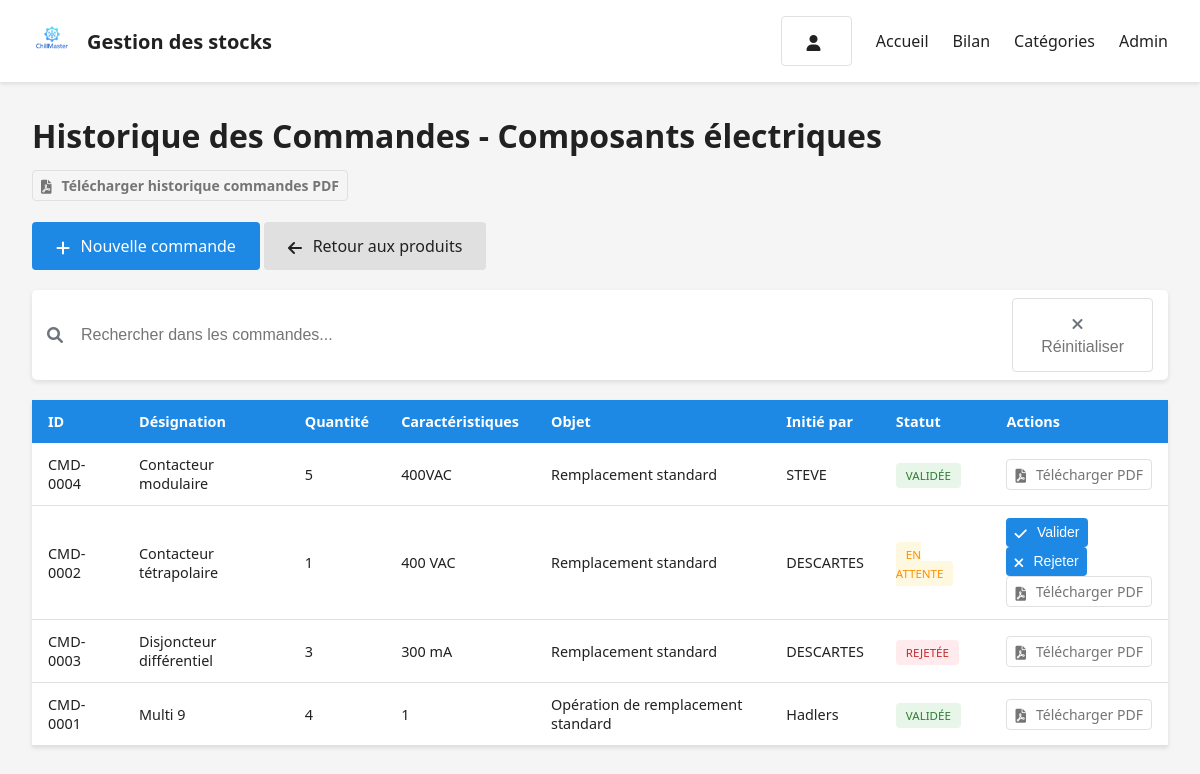
/stock/categorie/1/commandes/historique/, run on the app's committed database.
### stockapp/models.py (models this page shows, shortened)
class Categorie(models.Model):
    nom = models.CharField(max_length=100)
    description = models.TextField(blank=True)
    icone = models.CharField(max_length=50, default='fa-box')  # Pour les icônes FontAwesome
    '''def save(self, *args, **kwargs):
        # S'assure que les catégories existent lors du premier accès
        if not Categorie.objects.exists():
            Categorie.creer_categories_par_defaut()
        super().save(*args, **kwargs)'''

class Commande(models.Model):
    EN_ATTENTE = 'attente'
    VALIDEE = 'validee'
    REJETEE = 'rejetee'
    STATUS_CHOICES = [
        (EN_ATTENTE, 'En attente'),
        (VALIDEE, 'Validée'),
        (REJETEE, 'Rejetée'),
    ]
    categorie = models.ForeignKey(Categorie, on_delete=models.CASCADE)
    designation = models.CharField(max_length=200)
    caracteristiques = models.TextField()
    quantite = models.IntegerField()
    objet = models.CharField(max_length=200)
    date = models.DateField(auto_now_add=True)
    initie_par = models.CharField(max_length=100)
    status = models.CharField(max_length=10, choices=STATUS_CHOICES, default=EN_ATTENTE)
    created_at = models.DateTimeField(auto_now_add=True)
    '''reference = models.CharField(
        max_length=10,
        unique=True,
        editable=False,
        blank=True  # Permet une valeur vide temporaire
    )'''
    class Meta:
        db_table = 'stockapp_commande'  # Optionnel - pour forcer le nom de table
    '''def save(self, *args, **kwargs):
        if not self.reference:
            # Génère une référence unique jusqu'à en trouver une disponible
            while True:
                new_ref = uuid.uuid4().hex[:8].upper()
                if not Commande.objects.filter(reference=new_ref).exists():
                    self.reference = new_ref
                    break
        super().save(*args, **kwargs)'''

### stockapp/views.py (the view)
def historique_commandes(request, categorie_id):
    categorie = get_object_or_404(Categorie, pk=categorie_id)
    commandes = Commande.objects.filter(categorie=categorie).order_by('-date')
    return render(request, 'stockapp/historique_commandes.html', {
        'categorie': categorie,
        'commandes': commandes,
    })

### stockapp/templates/stockapp/historique_commandes.html (shortened to what this page needs)
{% extends "stockapp/base.html" %}
{% load static %}
{% block content %}
<div class="container">
    <div class="d-flex justify-content-between align-items-center mb-4">
        <h1>Historique des Commandes - {{ categorie.nom }}
            <a href="{% url 'stockapp:historique_commandes_pdf' categorie.id %}"
            class="btn btn-outline-secondary btn-sm"
            target="_blank">
                <i class="fas fa-file-pdf"></i> Télécharger historique commandes PDF
            </a>
        </h1>
        <div>
            <a href="{% url 'stockapp:creer_commande' categorie.id %}" class="btn btn-primary mr-2">
                <i class="fas fa-plus"></i> Nouvelle commande
            </a>
            <a href="{% url 'stockapp:produits_categorie' categorie.id %}" class="btn btn-secondary">
                <i class="fas fa-arrow-left"></i> Retour aux produits
            </a>
        </div>
    </div>
    <div class="search-bar-container mb-4">
        <div class="search-bar">
            <i class="fas fa-search"></i>
            <input type="text" id="command-search" placeholder="Rechercher dans les commandes..." class="form-control">
            <button id="reset-search" class="btn btn-outline-secondary ml-2">
                <i class="fas fa-times"></i> Réinitialiser
            </button>
        </div>
    </div>
    <div class="table-responsive">
        <table class="product-table" id="commands-table">
            <thead>
                <tr>
                    <th>ID</th>
                    <th>Désignation</th>
                    <th>Quantité</th>
                    <th>Caractéristiques</th>
                    <th>Objet</th>
                    <th>Initié par</th>
                    <th>Statut</th>
                    <th>Actions</th>
                </tr>
            </thead>
            <tbody>
                {% for commande in commandes %}
                <tr>
                    <td>CMD-{{ commande.id|stringformat:"04d" }}</td>
                    <td>{{ commande.designation }}</td>
                    <td>{{ commande.quantite }}</td>
                    <td class="multiline-text">{{ commande.caracteristiques|linebreaksbr }}</td>
                    <td>{{ commande.objet }}</td>
                    <td>{{ commande.initie_par }}</td>
                    <td>
                        <span class="status-badge
                            {% if commande.status == 'validee' %}status-success
                            {% elif commande.status == 'rejetee' %}status-danger
                            {% else %}status-warning{% endif %}">
                            {{ commande.get_status_display }}
                        </span>
                    </td>
                    <td>
                        {% if commande.status == commande.EN_ATTENTE %}
                        <div class="btn-group" role="group">
                            <form method="post" action="{% url 'stockapp:valider_commande' commande.id %}">
                                <button type="submit" class="btn btn-sm btn-success" title="Valider">
                                    <i class="fas fa-check"></i> Valider
                                </button>
                            </form>
                            <form method="post" action="{% url 'stockapp:rejeter_commande' commande.id %}">
                                <button type="submit" class="btn btn-sm btn-danger" title="Rejeter">
                                    <i class="fas fa-times"></i> Rejeter
                                </button>
                            </form>
                            <a href="{% url 'stockapp:commande_pdf' commande.id %}" class="btn btn-sm btn-outline-secondary" title="Télécharger PDF" target="_blank" download>
                                <i class="fas fa-file-pdf"></i> Télécharger PDF
                            </a>
                        </div>
                        {% else %}
                        <a href="{% url 'stockapp:commande_pdf' commande.id %}" class="btn btn-sm btn-outline-secondary" title="Télécharger PDF" target="_blank" download>
                            <i class="fas fa-file-pdf"></i> Télécharger PDF
                        </a>
                        {% endif %}
                    </td>
                </tr>
                {% empty %}
                <tr>
                    <td colspan="8" class="text-center">Aucune commande enregistrée</td>
                </tr>
                {% endfor %}
            </tbody>
        </table>
    </div>
</div>
{% endblock %}

### stockapp/static/stockapp/css/style.css (style rules this page uses)
:root { --primary-color: #1e88e5; --primary-dark: #1565c0; --primary-light: #64b5f6; --white: #ffffff; --light-gray: #f5f5f5; --medium-gray: #e0e0e0; --dark-gray: #757575; --black: #212121; --danger: #e53935; --warning: #ffb300; --success: #43a047; }
body { font-family: 'Segoe UI', Tahoma, Geneva, Verdana, sans-serif; margin: 0; padding: 0; background-color: var(--light-gray); color: var(--black); }
.container { max-width: 1200px; margin: 2rem auto; padding: 0 2rem; }
.btn { padding: 0.75rem 1.5rem; font-size: 1rem; line-height: 1.5; border-radius: 4px; border: none; cursor: pointer; text-decoration: none; display: inline-block; background-color: var(--primary-color); color: white; transition: background-color 0.3s ease; }
.btn-outline-secondary { background-color: transparent; color: var(--dark-gray); border: 1px solid var(--medium-gray); }
.btn-sm { padding: 0.35rem 0.75rem; font-size: 0.8rem; }
.btn i { margin-right: 0.4rem; vertical-align: middle; }
.btn-secondary { background-color: var(--medium-gray); color: var(--black); transition: background-color 0.3s ease; }
.product-table { width: 100%; border-collapse: collapse; margin: 1rem 0; font-size: 0.9em; box-shadow: 0 2px 4px rgba(0,0,0,0.1); background-color: var(--white); }
.product-table th { background-color: var(--primary-color); color: white; padding: 0.75rem 1rem; text-align: left; }
.product-table td { padding: 0.75rem 1rem; border-bottom: 1px solid var(--medium-gray); }
.product-table td:nth-child(3) { max-width: 200px; white-space: nowrap; overflow: hidden; text-overflow: ellipsis; }
.status-badge { padding: 5px 10px; border-radius: 4px; font-size: 0.8em; font-weight: 500; text-transform: uppercase; }
.status-badge.status-danger { background-color: #ffebee; color: #c62828; }
.status-badge.status-warning { background-color: #fff8e1; color: #ff8f00; }
.status-badge.status-success { background-color: #e8f5e9; color: #2e7d32; }
.form-control { width: 100%; padding: 0.75rem; border: 1px solid #ced4da; border-radius: 4px; font-size: 1rem; line-height: 1.5; transition: border-color 0.15s; box-sizing: border-box; }
input[type="text"], input[type="number"], textarea, select { min-height: 44px; }

### stockapp/templates/stockapp/historique_commandes.html (style rules this page uses)
.search-bar-container { margin: 20px 0; }
.search-bar { display: flex; align-items: center; background: white; border-radius: 5px; padding: 8px 15px; box-shadow: 0 2px 5px rgba(0,0,0,0.1); }
.search-bar i { color: #6c757d; margin-right: 10px; }
#command-search { flex-grow: 1; border: none; outline: none; padding: 8px; }
.btn-group { white-space: nowrap; }
.btn-sm { padding: 0.25rem 0.5rem; font-size: 0.875rem; }

### data on the page
Categorie: nom "Composants électriques"
Commande: id "0004", designation "Contacteur modulaire", quantite "5", caracteristiques "400VAC", objet "Remplacement standard", initie_par "STEVE", status "VALIDÉE", shows "Télécharger PDF"
Commande: id "0002", designation "Contacteur tétrapolaire", quantite "1", caracteristiques "400 VAC", objet "Remplacement standard", initie_par "DESCARTES", status "EN ATTENTE", shows "Valider"
Commande: id "0003", designation "Disjoncteur différentiel", quantite "3", caracteristiques "300 mA", objet "Remplacement standard", initie_par "DESCARTES", status "REJETÉE", shows "Télécharger PDF"
Commande: id "0001", designation "Multi 9", quantite "4", caracteristiques "1", objet "Opération de remplacement standard", initie_par "Hadlers", status "VALIDÉE", shows "Télécharger PDF"
